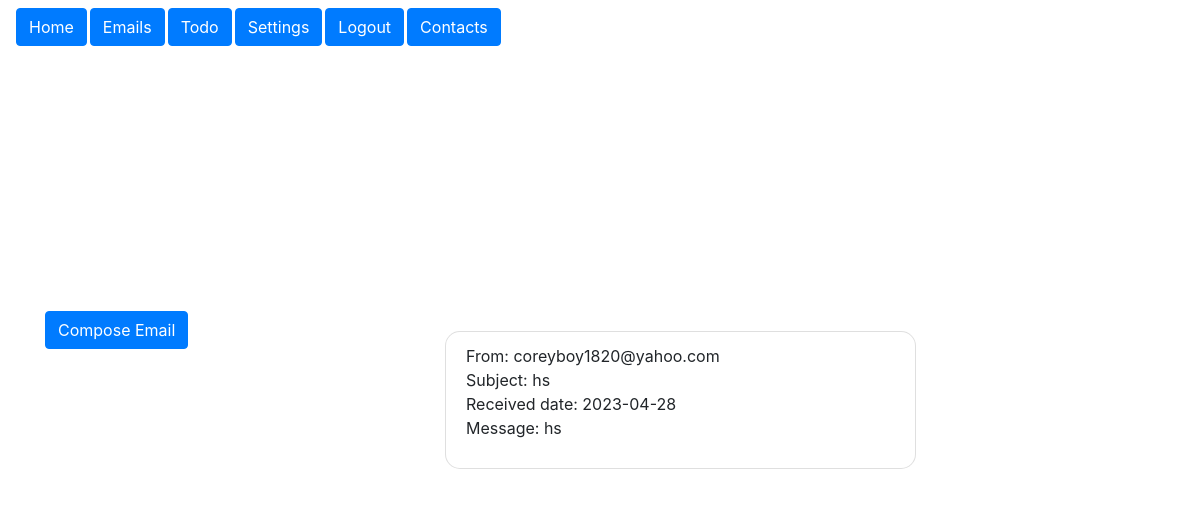
The app's page /emails (signed in) with its own data.
### app/models.py (models this page shows, shortened)
class message(Base):
    __tablename__ = "message"
    id = db.Column(db.Integer, unique=True, primary_key=True)
    senderId = db.Column(db.Integer, ForeignKey("user.id"), primary_key=True)
    message = db.Column(db.Text)
    sentDate = db.Column(db.Date)
    recievedDate = db.Column(db.Date)
    subject = db.Column(db.String(255))
    sender = relationship("user", overlaps="messages", foreign_keys="message.senderId", lazy="subquery")
    recipients = relationship("recipient", lazy="subquery")

class user(Base):
    __tablename__ = "user" # table name of the database
    id = db.Column(db.Integer, unique=True, primary_key=True)
    email = db.Column(db.String(255), unique=True)
    passwordHash = db.Column(db.Text, unique=False)
    active = db.Column(db.Boolean, default=True)
    todoList = relationship("todoList")
    contactList = relationship("userContact", foreign_keys="userContact.contactId")
    messages = relationship("message")

### app/routes.py (the view, shortened to what this page needs)
@myapp_obj.route("/emails",methods=['GET', 'POST'])
@login_page.loginFunctions.required_login
def emails():
    currentUserEmail = session.get('email') # this session is imported from flask
    dbSession = models.Session()
    messages = dbSession.query(models.message).all()
    dbSession.close()
    receivedEmails = []
    for message in messages:
        for receipient in message.recipients:
            if (session.get('userId') == receipient.user.id):
                receivedEmails.append(message)
    return render_template('emails.html', title="emails", receivedEmails= receivedEmails)

### app/forms/login_page.py (called while the page is built)
    def required_login(f):
        @functools.wraps(f)
        def decorate(*args, **kwargs):
            if not 'logged_in' in session:
                return redirect(url_for('login'))
            return f(*args, **kwargs)
        return decorate

### app/templates/emails.html (shortened to what this page needs)
<!DOCTYPE html>
{%include "navbar.html" %}
<html>
<head>
  <link rel="stylesheet" href="https://maxcdn.bootstrapcdn.com/bootstrap/4.5.2/css/bootstrap.min.css">
</head>
  <body>
    <div class="container">
      <div class="row">
        <div class="col-md-4">
          <button type="button" class="btn btn-primary" data-toggle="modal" data-target="#compose-modal">Compose Email</button>
        </div>
        <div class="col-md-8">
          <div class="email-display">
            {% if receivedEmails %}
            <ul class="list-group">
              {% for email in receivedEmails %}
                  <li style="border-radius: 15px;"class="list-group-item">
                      <div>
                          <p> From: {{email.sender.email}}<br>
                              Subject: {{email.subject}} <br>
                              Received date: {{email.recievedDate}} <br>
                              Message: {{email.message}}</p>
                      </div>
                  </li>
              {% endfor %}
            </ul>
            {% else %}
            <p>No email selected.</p>
            {% endif %}
          </div>
        </div>
      </div>
    </div>
</html>

### app/templates/navbar.html (shortened to what this page needs)
{% block navbar %}
    <head>
        <link rel="stylesheet" href="https://maxcdn.bootstrapcdn.com/bootstrap/4.5.2/css/bootstrap.min.css">
    </head>
    <div class="navbar sticky-top">
    {% if title != "login" and title != "register" %}
        <button class="btn btn-primary navbarBtn" onclick="window.location.href='/home'">Home</button>
        <button class="btn btn-primary navbarBtn" onclick="window.location.href='/emails'">Emails</button>
        <button class="btn btn-primary navbarBtn" onclick="window.location.href='/todo'">Todo</button>
        <button class="btn btn-primary navbarBtn" onclick="window.location.href='/settings'">Settings</button>
        <button class="btn btn-primary navbarBtn" onclick="window.location.href='/logout'">Logout</button>
        <button class="btn btn-primary navbarBtn" onclick="window.location.href='/addContact'">Contacts</button>
    {% endif %}
    </div>
    {% endblock %}

### app/templates/navbar.html (style rules this page uses)
.navbar { position: fixed !important; padding: 10px; background-color: white; padding-right: fit-content; }
.container { position: absolute; top: 0; bottom: 0; left: 0; right: 0; margin: auto; width: fit-content; height: fit-content; background-color: #ffffff; }
.navbarBtn { margin-right: 3px; border-width: 1px; border-radius: 5px; }

### app/templates/emails.html (style rules this page uses)
.email-display { width: 70%; padding: 20px; }

### records on screen
message: sender.email "coreyboy1820@yahoo.com", subject "hs", recievedDate "2023-04-28", message "hs"
